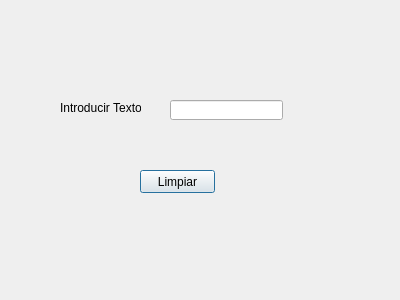
<?xml version="1.0" encoding="UTF-8"?>
<ui version="4.0">
 <class>Dialog</class>
 <widget class="QDialog" name="Dialog">
  <property name="geometry">
   <rect>
    <x>0</x>
    <y>0</y>
    <width>400</width>
    <height>300</height>
   </rect>
  </property>
  <property name="windowTitle">
   <string>Dialog</string>
  </property>
  <widget class="QLabel" name="label">
   <property name="geometry">
    <rect>
     <x>60</x>
     <y>100</y>
     <width>81</width>
     <height>16</height>
    </rect>
   </property>
   <property name="text">
    <string>Introducir Texto</string>
   </property>
  </widget>
  <widget class="QLineEdit" name="lineEdit">
   <property name="geometry">
    <rect>
     <x>170</x>
     <y>100</y>
     <width>113</width>
     <height>20</height>
    </rect>
   </property>
  </widget>
  <widget class="QPushButton" name="pushButton">
   <property name="geometry">
    <rect>
     <x>140</x>
     <y>170</y>
     <width>75</width>
     <height>23</height>
    </rect>
   </property>
   <property name="text">
    <string>Limpiar</string>
   </property>
  </widget>
 </widget>
 <resources/>
 <connections>
  <connection>
   <sender>pushButton</sender>
   <signal>clicked()</signal>
   <receiver>lineEdit</receiver>
   <slot>clear()</slot>
   <hints>
    <hint type="sourcelabel">
     <x>189</x>
     <y>184</y>
    </hint>
    <hint type="destinationlabel">
     <x>226</x>
     <y>106</y>
    </hint>
   </hints>
  </connection>
 </connections>
</ui>
